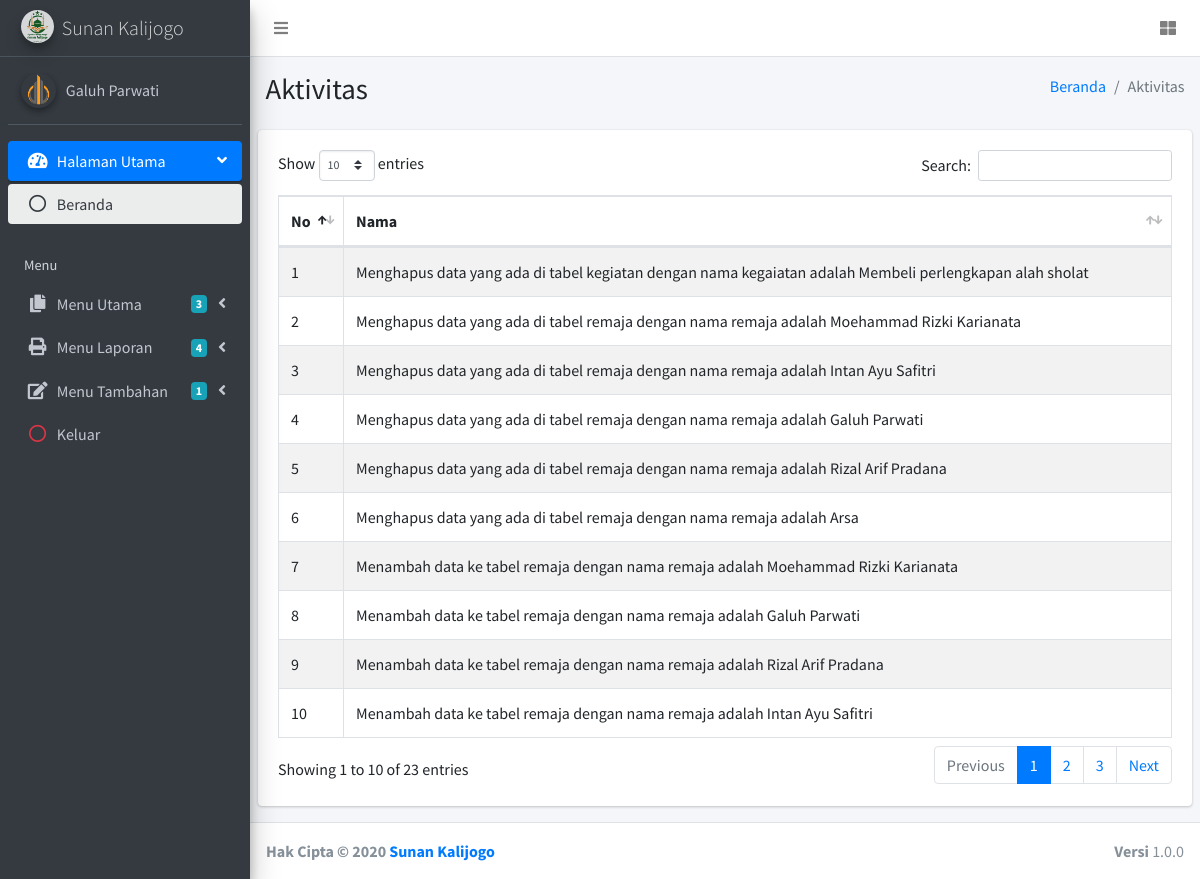
The app's page /aktivitas.php (signed in) with its own data.
### tables this page shows
CREATE TABLE `tb_pengguna` (
  `id_pengguna` int(4) NOT NULL,
  `nama_lengkap` varchar(50) DEFAULT NULL,
  `username` varchar(50) DEFAULT NULL,
  `password` varchar(250) DEFAULT NULL,
  `no_hp` varchar(15) DEFAULT NULL,
  `gambar` varchar(250) DEFAULT 'coretancode.png',
  `created` datetime DEFAULT NULL,
  `modified` datetime DEFAULT NULL
);

CREATE TABLE `tb_aktivitas` (
  `id_aktivitas` int(4) NOT NULL,
  `keterangan` text DEFAULT NULL,
  `data_lama` text DEFAULT NULL,
  `data_baru` text DEFAULT NULL,
  `created` datetime DEFAULT NULL,
  `modified` datetime DEFAULT NULL
);

### aktivitas.php (the view, shortened to what this page needs)
<?php
include 'koneksi.php';
if(!isset($_COOKIE["version"])) {
	header("location:keluar");
}else {
	$userid = $_COOKIE["version"];
	$sql = mysqli_query($conn, "SELECT * FROM tb_pengguna WHERE id_pengguna = '$userid'");
	$data = mysqli_fetch_array($sql);
}
?>
<!DOCTYPE html>
<html>
<head>
	<link rel="stylesheet" href="assets/plugins/fontawesome-free/css/all.min.css">
	<link rel="stylesheet" href="https://code.ionicframework.com/ionicons/2.0.1/css/ionicons.min.css">
	<link rel="stylesheet" href="assets/plugins/sweetalert2-theme-bootstrap-4/bootstrap-4.min.css">
	<link rel="stylesheet" href="assets/plugins/toastr/toastr.min.css">
	<link rel="stylesheet" href="assets/plugins/datatables-bs4/css/dataTables.bootstrap4.css">
	<link rel="stylesheet" href="assets/plugins/summernote/summernote-bs4.css">
	<link rel="stylesheet" href="assets/dist/css/adminlte.min.css">
	<link rel="stylesheet" href="assets/plugins/sweet-alert2/dist/sweetalert2.min.css">
</head>
<body class="hold-transition sidebar-mini layout-fixed">
	<div class="wrapper">
		<nav class="main-header navbar navbar-expand navbar-white navbar-light">
			<ul class="navbar-nav">
				<li class="nav-item">
					<a class="nav-link" data-widget="pushmenu" href="#"><i class="fas fa-bars"></i></a>
				</li>
			</ul>
			<ul class="navbar-nav ml-auto">
				<li class="nav-item">
					<a class="nav-link" data-widget="control-sidebar" data-slide="true" href="#">
						<i class="fas fa-th-large"></i>
					</a>
				</li>
			</ul>
		</nav>
		<aside class="main-sidebar sidebar-dark-primary elevation-4">
			<a href="beranda" class="brand-link">
				<img src="assets/images/fav.png" alt="NIFA Logo" class="brand-image img-circle elevation-3" style="opacity: .8; background-color: #FFFFFF;">
				<span class="brand-text font-weight-light">Sunan Kalijogo</span>
			</a>
			<div class="sidebar">
				<div class="user-panel mt-3 pb-3 mb-3 d-flex">
					<div class="image">
						<img src="assets/images/akun/<?php echo $data['gambar'];?>" class="img-circle elevation-2" alt="User Image" style="width: 35px; height: 35px;">
					</div>
					<div class="info">
						<a href="akun" class="d-block"><?php echo $data['nama_lengkap'];?></a>
					</div>
				</div>
				<nav class="mt-2">
					<ul class="nav nav-pills nav-sidebar flex-column" data-widget="treeview" role="menu" data-accordion="false">
						<li class="nav-item has-treeview menu-open">
							<a href="#" class="nav-link active">
								<i class="nav-icon fas fa-tachometer-alt"></i>
								<p>
									Halaman Utama
									<i class="right fas fa-angle-left"></i>
								</p>
							</a>
							<ul class="nav nav-treeview">
								<li class="nav-item">
									<a href="beranda" class="nav-link active">
										<i class="far fa-circle nav-icon"></i>
										<p>Beranda</p>
									</a>
								</li>
							</ul>
						</li>
						<li class="nav-header">Menu</li>
						<li class="nav-item has-treeview">
							<a href="#" class="nav-link">
								<i class="nav-icon fas fa-copy"></i>
								<p>
									Menu Utama
									<i class="fas fa-angle-left right"></i>
									<span class="badge badge-info right">3</span>
								</p>
							</a>
						</li>
						<li class="nav-item has-treeview">
							<a href="#" class="nav-link">
								<i class="nav-icon fa fa-print"></i>
								<p>
									Menu Laporan
									<i class="fas fa-angle-left right"></i>
									<span class="badge badge-info right">4</span>
								</p>
							</a>
						</li>
						<li class="nav-item has-treeview">
							<a href="#" class="nav-link">
								<i class="nav-icon fas fa-edit"></i>
								<p>
									Menu Tambahan
									<i class="fas fa-angle-left right"></i>
									<span class="badge badge-info right">1</span>
								</p>
							</a>
						</li>
						<li class="nav-item">
							<a href="keluar" class="nav-link">
								<i class="nav-icon far fa-circle text-danger"></i>
								<p class="text">Keluar</p>
							</a>
						</li>
					</ul>
				</nav>
			</div>
		</aside>
		<div class="content-wrapper">
			<section class="content-header">
				<div class="container-fluid">
					<div class="row mb-2">
						<div class="col-sm-6">
							<h1>Aktivitas</h1>
						</div>
						<div class="col-sm-6">
							<ol class="breadcrumb float-sm-right">
								<li class="breadcrumb-item"><a href="beranda">Beranda</a></li>
								<li class="breadcrumb-item active">Aktivitas</li>
							</ol>
						</div>
					</div>
				</div>
			</section>
			<section class="content">
				<div class="row">
					<div class="col-12">
						<div class="card">
							<div class="card-body">
								<div class="table-responsive">
									<table id="example1" class="table table-bordered table-striped">
										<thead>
											<tr>
												<th>No</th>
												<th>Nama</th>
											</tr>
										</thead>
										<tbody>
											<?php
											$no = 1;
											$query = "SELECT * FROM tb_aktivitas ORDER BY id_aktivitas ASC";
											$exe = mysqli_query($conn, $query);
											while($row = mysqli_fetch_array($exe)) {
												?>
												<tr>
													<td><?php echo $no++;?></td>
													<td><?php echo $row['keterangan'];?></td>
												</tr>
											<?php } ?>
										</tbody>
									</table>
								</div>
							</div>
						</div>
					</div>
				</div>
			</section>
		</div>
		<footer class="main-footer">
			<strong>Hak Cipta &copy; 2020 <a href="">Sunan Kalijogo</a></strong>
			<div class="float-right d-none d-sm-inline-block">
				<b>Versi</b> 1.0.0
			</div>
		</footer>
	</div>
</body>
</html>

### records on screen
tb_pengguna: gambar (picture), nama_lengkap "Galuh Parwati"
tb_aktivitas: keterangan "Menghapus data yang ada di tabel kegiatan dengan nama kegaiatan adalah Membeli perlengkapan alah sholat"
tb_aktivitas: keterangan "Menghapus data yang ada di tabel remaja dengan nama remaja adalah Moehammad Rizki Karianata"
tb_aktivitas: keterangan "Menghapus data yang ada di tabel remaja dengan nama remaja adalah Intan Ayu Safitri"
tb_aktivitas: keterangan "Menghapus data yang ada di tabel remaja dengan nama remaja adalah Galuh Parwati"
tb_aktivitas: keterangan "Menghapus data yang ada di tabel remaja dengan nama remaja adalah Rizal Arif Pradana"
tb_aktivitas: keterangan "Menghapus data yang ada di tabel remaja dengan nama remaja adalah Arsa"
tb_aktivitas: keterangan "Menambah data ke tabel remaja dengan nama remaja adalah Moehammad Rizki Karianata"
tb_aktivitas: keterangan "Menambah data ke tabel remaja dengan nama remaja adalah Galuh Parwati"
tb_aktivitas: keterangan "Menambah data ke tabel remaja dengan nama remaja adalah Rizal Arif Pradana"
tb_aktivitas: keterangan "Menambah data ke tabel remaja dengan nama remaja adalah Intan Ayu Safitri"
